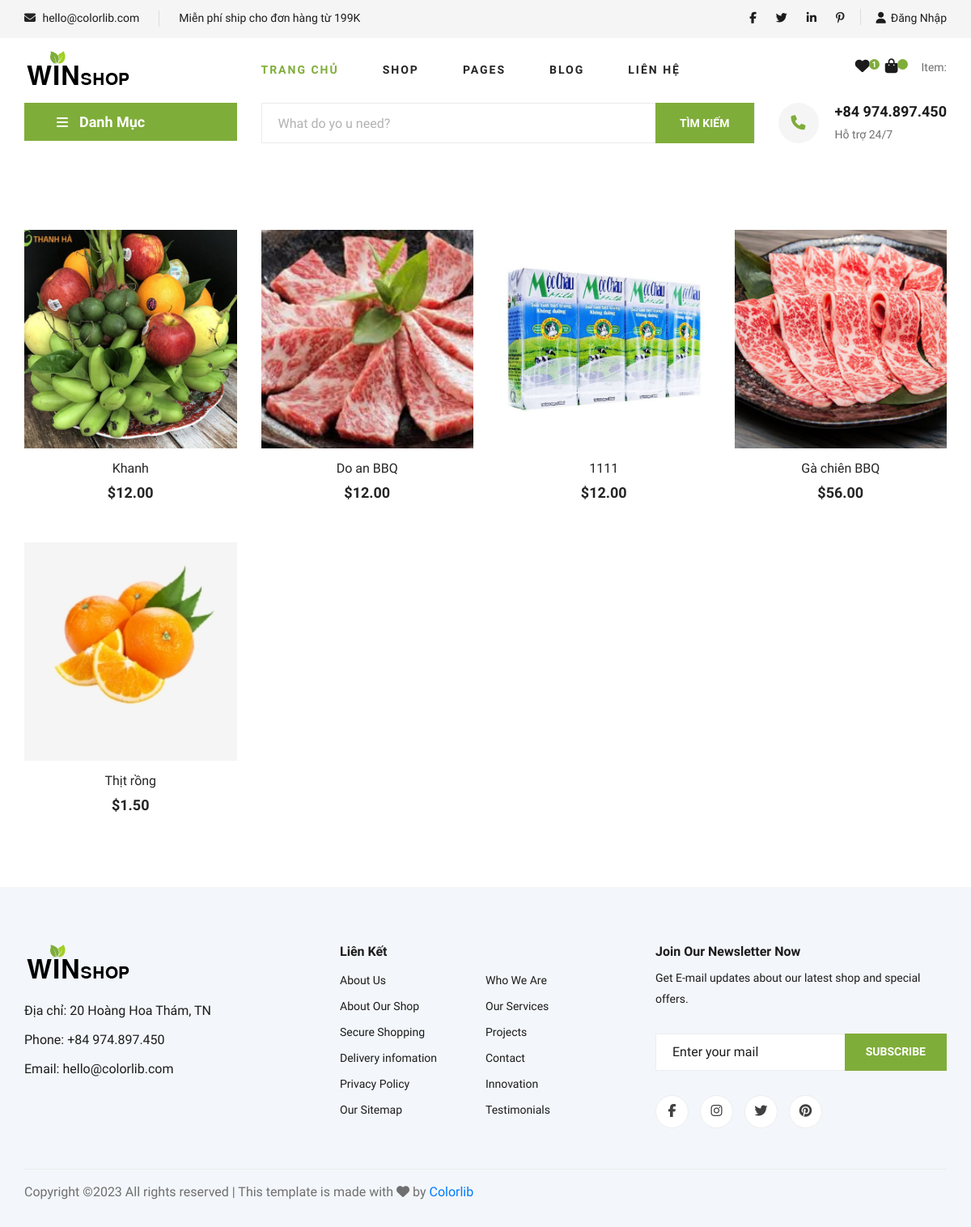
Screenshot of /category/?category=food with the database file from the repository.
### app/models.py (models this page shows, shortened)
class Product(models.Model):
    name = models.CharField(max_length=200, null=True)
    category = models.ManyToManyField(Category, related_name='product_category')
    price = models.FloatField()
    price_sale = models.DecimalField(max_digits=10, decimal_places=2, default=0.0)
    describe = models.CharField(max_length=300, null=True)
    digital = models.BooleanField(default=False, null=True, blank=False)
    image = models.ImageField(null=True, blank=True)
    unit = models.CharField(max_length=50, null=True, blank=True)
    count = models.IntegerField(default=0)
    @property
    def ImageURL(self):
        try:
            url = self.image.url
        except:
            url = ''
        return url

### app/python/app/category.py (the view)
# urls.py: path('category/', views.category, name="category"),
def category(request):
    slide_hidden = "hidden"
    fixed_height = "20px"
    check_staff = request.user
    if check_staff.is_staff:
        print('admin')
        show_manage = 'show'
    else:
        print('not admin')
        show_manage = 'none'
    categories = Category.objects.filter(is_sub=False) #lay cac damh muc lon
    active_category = request.GET.get('category', '')
    if active_category:
        products = Product.objects.filter(category__slug=active_category) # lay theo duong dan
    if request.user.is_authenticated:
        customer = request.user
        order, created = Order.objects.get_or_create(customer=customer, complete=False)
        items = order.orderitem_set.all()
        user_not_login = "hidden"
        user_login = "show"
        for item in items:
            item.total = item.product.price * item.quantity
    else:
        order = None
        items = []
        user_not_login = "show"
        user_login = "none"
    context ={'items': items,
              'order': order,
              'categories': categories,
              'products': products,
              'active_category': active_category,
              'user_login': user_login,
              'user_not_login': user_not_login,
              'slide_hidden': slide_hidden,
              'fixed_height': fixed_height,
              'show_manage': show_manage,
              }
    return render(request, "app/category.html", context)

### app/templates/app/category.html (shortened to what this page needs)
{% extends 'app/base.html' %}
{% load static %}
{% block category_context %}
    <section class="featured spad">
        <div class="container">
            <div class="row featured__filter">
                {% for product in products %}
                <div class="col-lg-3 col-md-4 col-sm-6 mix oranges fresh-meat">
                    <div class="featured__item">
                        <div class="featured__item__pic set-bg" data-setbg="{{product.ImageURL}}">
                        </div>
                        <div class="featured__item__text">
                            <h6><a href="{% url 'detail' %}?id={{ product.id }}">{{product.name}}</a></h6>
                            <h5>${{product.price | floatformat:2}}</h5>
                        </div>
                    </div>
                </div>
                {% endfor %}
            </div>
        </div>
    </section>
{% endblock category_context %}

### app/static/app/css/style.css (style rules this page uses)
html, body { height: 100%; font-family: "Cairo", sans-serif; -webkit-font-smoothing: antialiased; font-smoothing: antialiased; }
h1, h2, h3, h4, h5, h6 { margin: 0; color: #111111; font-weight: 400; font-family: "Cairo", sans-serif; }
h5 { font-size: 18px; }
h6 { font-size: 16px; }
.set-bg { background-repeat: no-repeat; background-size: cover; background-position: top center; }
.spad { padding-top: 100px; padding-bottom: 100px; }
.featured { padding-top: 80px; padding-bottom: 40px; }
.featured__item { margin-bottom: 50px; }
.featured__item__pic { height: 270px; position: relative; overflow: hidden; background-position: center center; }
.featured__item__text { text-align: center; padding-top: 15px; }
.featured__item__text h6 { margin-bottom: 10px; }
.featured__item__text h6 a { color: #252525; }
.featured__item__text h5 { color: #252525; font-weight: 700; }
@media only screen and (min-width: 1200px) { .container { max-width: 1170px; } }

### rows the page displays
Product: shows a picture, name "Khanh", price "12.00"
Product: shows a picture, name "Do an BBQ", price "12.00"
Product: shows a picture, name "1111", price "12.00"
Product: shows a picture, name "Gà chiên BBQ", price "56.00"
Product: shows a picture, name "Thịt rồng", price "1.50"
